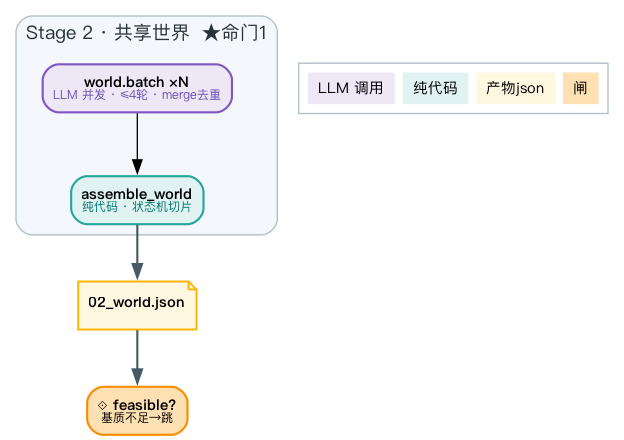

Recreate this plot in Python.
import os; os.environ["PATH"]="/opt/homebrew/bin:"+os.environ.get("PATH","")
import graphviz
F="PingFang SC"
g=graphviz.Digraph(format="png"); g.attr(rankdir="TB", fontname=F, bgcolor="white", nodesep="0.4", ranksep="0.6")
g.attr("node", fontname=F, fontsize="11")
g.attr("edge", fontname=F, fontsize="10")
with g.subgraph(name="cluster_s") as c:
    c.attr(label="Stage 2 · 共享世界  ★命门1", style="rounded,filled", fillcolor="#F4F7FB", color="#B0BEC5", fontsize="14", fontcolor="#263238")
    c.node("a", label='<<b>world.batch ×N</b><br/><font point-size="9" color="#6A4FB6">LLM 并发 · ≤4轮 · merge去重</font>>',
           shape="box", style="rounded,filled", fillcolor="#EDE7F6", color="#7E57C2", penwidth="1.6")
    c.node("b", label='<<b>assemble_world</b><br/><font point-size="9" color="#00796B">纯代码 · 状态机切片</font>>',
           shape="box", style="rounded,filled", fillcolor="#E0F2F1", color="#26A69A", penwidth="1.6")
    c.edge("a","b")
g.node("d", label='<<b>02_world.json</b>>', shape="note", style="filled", fillcolor="#FFF8E1", color="#FFB300", penwidth="1.4")
g.node("gate", label='<<b>⟐ feasible?</b><br/><font point-size="9">基质不足→跳</font>>', shape="box", style="rounded,filled", fillcolor="#FFE0B2", color="#FB8C00", penwidth="1.6")
g.edge("b","d", color="#455A64", penwidth="1.6"); g.edge("d","gate", color="#455A64", penwidth="1.6")
# 图例(HTML 表)
leg='''<<table border="1" cellborder="0" cellspacing="6" cellpadding="4" color="#B0BEC5">
<tr><td bgcolor="#EDE7F6"> LLM 调用 </td><td bgcolor="#E0F2F1"> 纯代码 </td><td bgcolor="#FFF8E1"> 产物json </td><td bgcolor="#FFE0B2"> 闸 </td></tr></table>>'''
g.node("legend", label=leg, shape="plaintext")
g.render("vis/_gv_smoke", cleanup=True)
print("ok")
